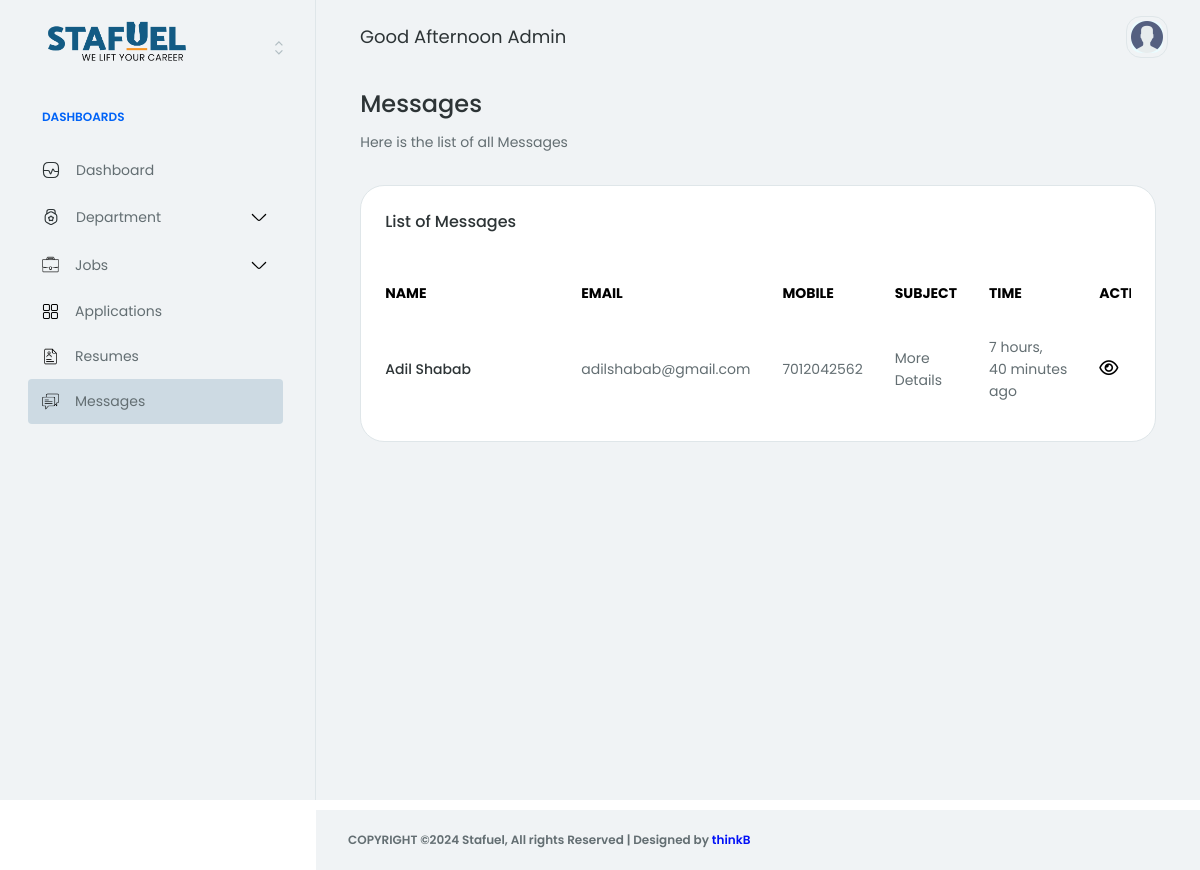
Page /account/messages/ (signed in) on the earlier database version.
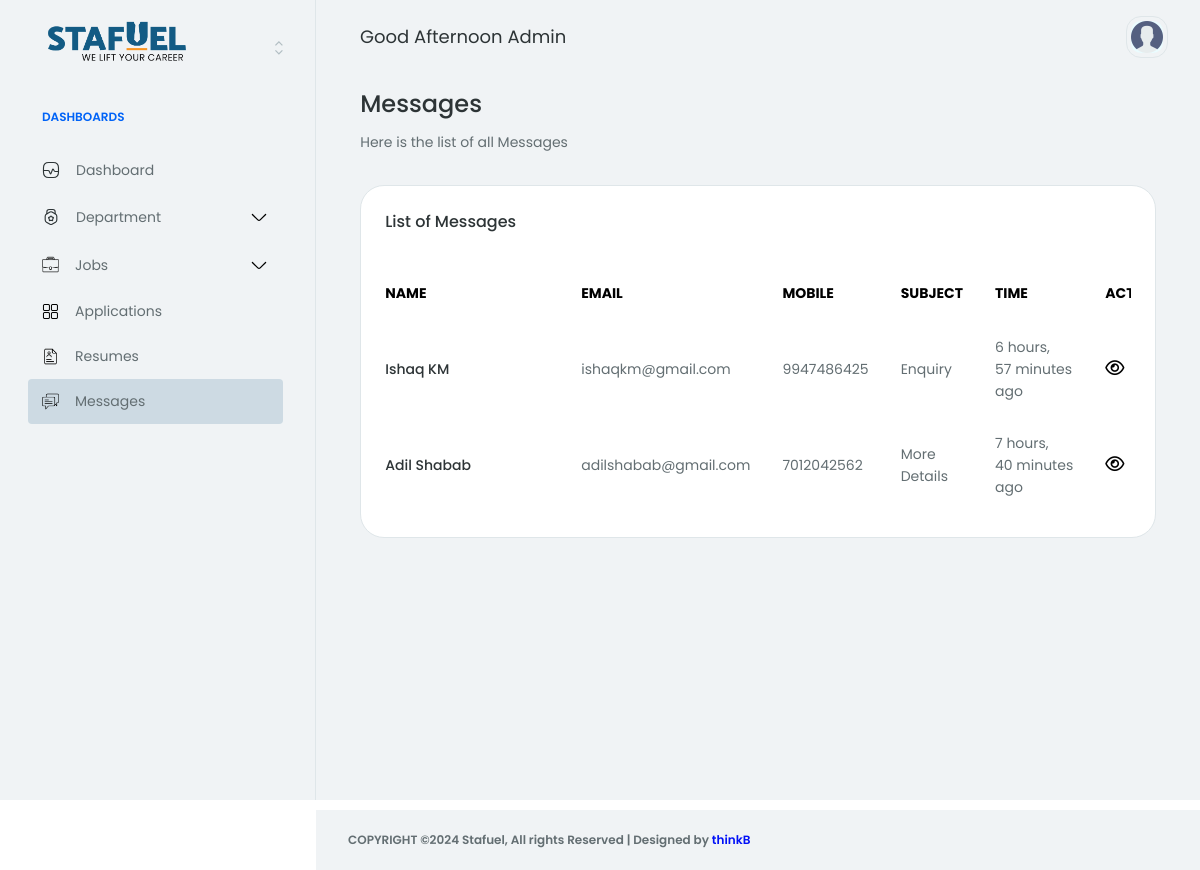
Same page on the later database version.
### core/models.py (models this page shows, shortened)
class Message(models.Model):
    name = models.CharField(max_length=255)
    email = models.EmailField()
    subject = models.CharField(max_length=255)
    message = models.TextField()
    number = models.CharField(max_length=20)
    slug = models.SlugField(max_length=255, unique=True, blank=True)
    created_at = models.DateTimeField(auto_now_add=True)

### core/views.py (the view)
# urls.py: path('messages/', MessageListView.as_view(), name='message-list'),
class MessageListView(LoginRequiredMixin, ListView):
    model = Message
    template_name = 'backend/messages.html'
    context_object_name = 'msgs'
    login_url = 'login'  # URL to redirect to if the user is not authenticated
    def get_queryset(self):
        return Message.objects.all().order_by('-created_at')

### templates/backend/messages.html (shortened to what the changed rows need)
{% extends 'backend/base.html' %}
{% load static %}
{% block content %}
<div class="row mb-32 gy-32">
    <div class="col-12">
        <div class="row g-32">
            <div class="col-12 col-lg-12">
                <div class="row g-32">
                    <div class="col-12">
                        <div class="card hp-project-ecommerce-table-card">
                            <div class="card-body">
                                <div class="row">
                                    <div class="col-12">
                                        <div class="table-responsive">
                                            <table class="table align-middle mb-0">
                                                <thead>
                                                    <tr>
                                                        <th style="min-width: 180px;">
                                                            <span class="hp-badge-size d-block pb-16 fw-normal text-black fw-bold hp-text-color-dark-50 text-uppercase">Name</span>
                                                        </th>
                                                        <th>
                                                            <span class="hp-badge-size d-block pb-16 fw-normal text-black fw-bold hp-text-color-dark-50 text-uppercase">Email</span>
                                                        </th>
                                                        <th>
                                                            <span class="hp-badge-size d-block pb-16 fw-normal text-black fw-bold hp-text-color-dark-50 text-uppercase">Mobile</span>
                                                        </th>
                                                        <th>
                                                            <span class="hp-badge-size d-block pb-16 fw-normal text-black fw-bold hp-text-color-dark-50 text-uppercase">Subject</span>
                                                        </th>
                                                        <th class="">
                                                            <span class="hp-badge-size d-block pb-16 fw-normal text-black fw-bold hp-text-color-dark-50 text-uppercase">Time</span>
                                                        </th>
                                                        <th class="">
                                                            <span class="hp-badge-size d-block pb-16 fw-normal text-black fw-bold hp-text-color-dark-50 text-uppercase">Action</span>
                                                        </th>
                                                    </tr>
                                                </thead>
                                                <tbody>
                                                    {% for message in msgs %}
                                                        <tr>
                                                            <td class="ps-0">
                                                                <span class="mb-0 fw-medium text-black-100 hp-text-color-dark-0">{{message.name}}</span>
                                                            </td>
                                                            <td>
                                                                <span class="mb-0 text-black-80 hp-text-color-dark-30">{{message.email}}</span>
                                                            </td>
                                                            <td>
                                                                <span class="mb-0 text-black-80 hp-text-color-dark-30">{{message.number}}</span>
                                                            </td>
                                                            <td>
                                                                <span class="mb-0 text-black-80 hp-text-color-dark-30">{{message.subject}}</span>
                                                            </td>
                                                            <td>
                                                                <span class="mb-0 text-black-80 hp-text-color-dark-30">{{ message.created_at|timesince }} ago</span>
                                                            </td>
                                                            <td>
                                                                <div class="d_flex_icons">
                                                                    <a href="{% url 'view_message' message.slug %}">
                                                                        <span class="fa-regular fa-eye"></span>
                                                                    </a>
                                                                </div>
                                                            </td>
                                                        </tr>
                                                    {% endfor %}
                                                </tbody>
                                            </table>
                                        </div>
                                    </div>
                                </div>
                            </div>
                        </div>
                    </div>
                </div>
            </div>
        </div>
    </div>
</div>
{% endblock %}

Differences in the rows shown:
added Message: name "Ishaq KM", email "ishaqkm@gmail.com", number "9947486425", subject "Enquiry", created_at "6 hours, 57 minutes"
